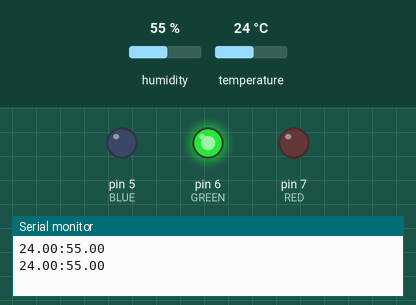
This sketch was run on a simulated Arduino Uno, built with avr-gcc and run on an emulated ATmega328P. Parts: output pins drawn as LEDs (lit = HIGH), the last lines printed to the serial monitor. The test bench sets the inputs (shaded band); at power-on: temperature 24 °C, humidity 55 %.

Above: at 6.8 s.
6.9 s: temperature set to 17.9 °C
11.4 s: temperature set to 16.9 °C
At 12.7 s:
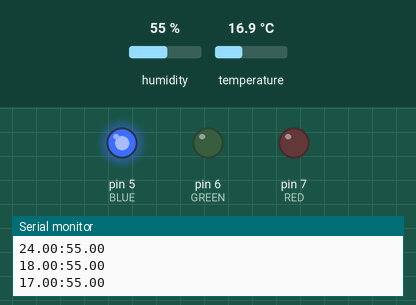
15.9 s: temperature set to 28 °C
At 18.6 s:
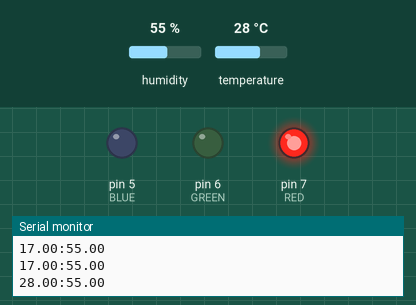
20.4 s: temperature set to 25.9 °C
24.9 s: temperature set to 24.7 °C
At 27.9 s:
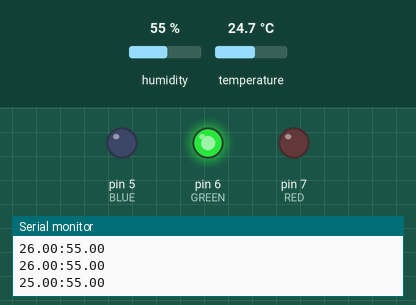
29.4 s: temperature set to 12 °C
At 31.5 s:
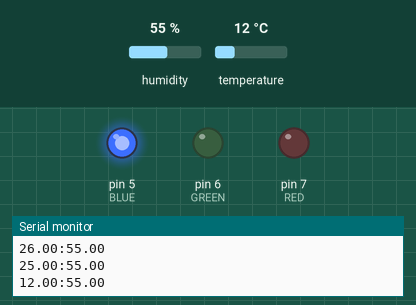
Timing chart, 0 to 33.0 s (numbered marks = the images above; inputs shaded):
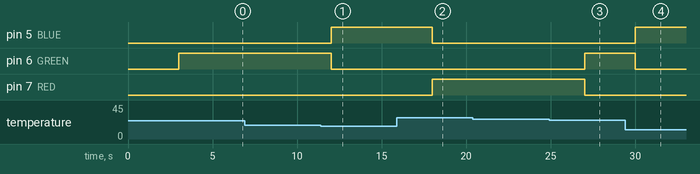

Measured:
- the behaviour switches between 17.5 and 17.4 °C on temperature (found by bisection; images 0 and 1)
- the behaviour switches between 25.5 and 25.4 °C on temperature (found by bisection; images 2 and 3)
- after the input at 11.4 s, pin 5 (BLUE): LOW → HIGH after 0.61 s; pin 6 (GREEN): HIGH → LOW after 0.61 s
- after the input at 15.9 s, pin 5 (BLUE): HIGH → LOW after 2.1 s; pin 7 (RED): LOW → HIGH after 2.1 s
- after the input at 24.9 s, pin 6 (GREEN): LOW → HIGH after 2.1 s; pin 7 (RED): HIGH → LOW after 2.1 s
- after the input at 29.4 s, pin 5 (BLUE): LOW → HIGH after 0.61 s; pin 6 (GREEN): HIGH → LOW after 0.61 s

The sketch:

Arduino.ino
```cpp
#include <Arduino.h>
#include <dht_nonblocking.h>
#define DHT_SENSOR_TYPE DHT_TYPE_11
#define BLUE 5
#define GREEN 6
#define RED 7

static const int DHT_SENSOR_PIN = 2;
DHT_nonblocking dht_sensor( DHT_SENSOR_PIN, DHT_SENSOR_TYPE );

void setup( ) {
  pinMode(BLUE, OUTPUT);
  pinMode(GREEN, OUTPUT);
  pinMode(RED, OUTPUT);
  Serial.begin(9600);
}

static bool measure_environment( float *temperature, float *humidity ) {
  static unsigned long measurement_timestamp = millis( );

  /* Measure once every four seconds. */
  if( millis( ) - measurement_timestamp > 3000ul )
  {
    if( dht_sensor.measure( temperature, humidity ) == true )
    {
      measurement_timestamp = millis( );
      return( true );
    }
  }

  return( false );
}

void loop( ) {
  float temperature;
  float humidity;

  if( measure_environment( &temperature, &humidity ) == true ) {

    Serial.print(temperature);
    Serial.print(":");
    Serial.print(humidity);
    Serial.println();

    digitalWrite(RED, LOW);
    digitalWrite(BLUE, LOW);
    digitalWrite(GREEN, LOW);

    if(temperature > 25) {
      digitalWrite(RED, HIGH);
    } else if(temperature < 18) {
      digitalWrite(BLUE, HIGH);
    } else {
      digitalWrite(GREEN, HIGH);
    }
  }
}
```
